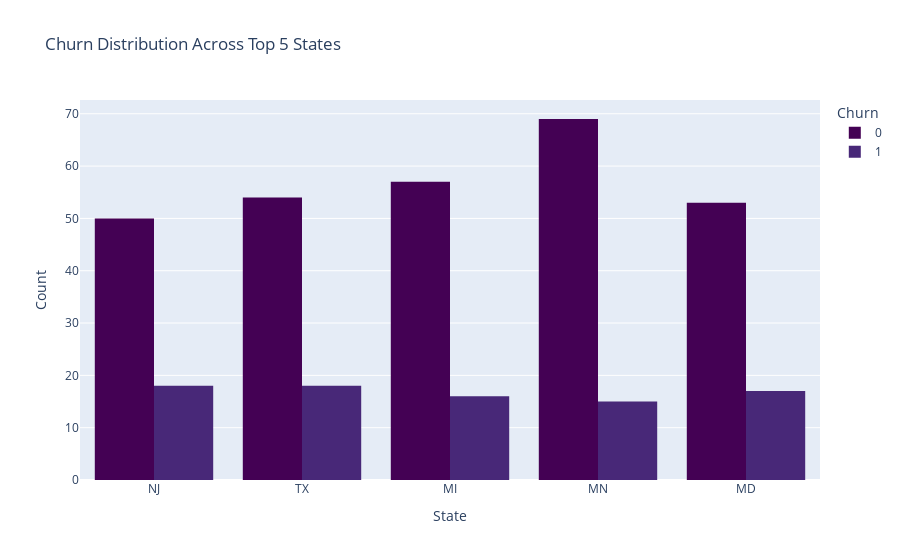

Write notebook code for a chart like this one.
### Code cell
# Calculate the total number of churns for each state
# Calculate the total number of churns for each state
state_churn_counts = data.groupby('state')['churn'].sum()

# Find the top 5 states with the highest churn counts
top_5_states = state_churn_counts.sort_values(ascending=False).head(5).index

# Filter the data for the top 5 states
top_5_data = data[data['state'].isin(top_5_states)]

# Create a bar plot using Plotly Express
fig = px.histogram(top_5_data, x='state', color='churn', barmode='group',
                   title='Churn Distribution Across Top 5 States',
                   labels={'state': 'State', 'count': 'Count', 'churn': 'Churn'},
                   color_discrete_sequence=px.colors.sequential.Viridis)

# Update layout for better readability
fig.update_layout(xaxis_title='State',
                  yaxis_title='Count',
                  legend_title='Churn')

# Show the plot
fig.show()

### Figure 1 — Plotly figure (JSON) as saved in the notebook; plotly's stock layout.template omitted (floating-point values rounded to 4 significant figures; data arrays with more than 128 entries replaced by an {"elided": "..."} marker saying what was removed)
{"data": [{"alignmentgroup": "True", "bingroup": "x", "hovertemplate": "Churn=0<br>State=%{x}<br>count=%{y}<extra></extra>", "legendgroup": "0", "marker": {"color": "#440154", "pattern": {"shape": ""}}, "name": "0", "offsetgroup": "0", "orientation": "v", "showlegend": true, "type": "histogram", "x": {"elided": "283 str values"}, "xaxis": "x", "yaxis": "y"}, {"alignmentgroup": "True", "bingroup": "x", "hovertemplate": "Churn=1<br>State=%{x}<br>count=%{y}<extra></extra>", "legendgroup": "1", "marker": {"color": "#482878", "pattern": {"shape": ""}}, "name": "1", "offsetgroup": "1", "orientation": "v", "showlegend": true, "type": "histogram", "x": ["MD", "TX", "TX", "NJ", "TX", "MD", "MD", "MN", "MN", "MI", "MN", "NJ", "TX", "NJ", "MD", "NJ", "NJ", "MI", "NJ", "NJ", "MI", "MD", "MD", "MN", "MI", "TX", "MI", "MD", "MI", "NJ", "MD", "MN", "MD", "TX", "NJ", "MN", "MI", "TX", "NJ", "MD", "TX", "TX", "NJ", "TX", "MN", "NJ", "TX", "TX", "MI", "MN", "NJ", "MI", "MD", "TX", "MN", "MN", "MD", "NJ", "MN", "MI", "NJ", "MN", "MN", "MI", "MI", "NJ", "NJ", "TX", "MD", "NJ", "MD", "MN", "MI", "TX", "MI", "MI", "TX", "MN", "MD", "TX", "TX", "MD", "MI", "MD"], "xaxis": "x", "yaxis": "y"}], "layout": {"barmode": "group", "legend": {"title": {"text": "Churn"}, "tracegroupgap": 0}, "title": {"text": "Churn Distribution Across Top 5 States"}, "xaxis": {"anchor": "y", "domain": [0, 1], "title": {"text": "State"}}, "yaxis": {"anchor": "x", "domain": [0, 1], "title": {"text": "Count"}}}}
